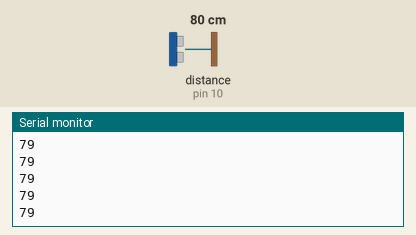
A sketch run on a simulated Arduino Uno, built with avr-gcc and run on an emulated ATmega328P. Shown: the last lines printed to the serial monitor. Wiring (inferred from the names in the program): ultrasonic range finder: trigger pin 9; echo pin 10. The test bench sets the inputs (shaded band); at power-on: distance to the obstacle (sensor on pin 10) 80 cm. The echo pulse lasts 58.3 µs per cm.

Above: at 1.2 s.
1.3 s: distance to the obstacle (sensor on pin 10) set to 2 cm
At 1.37 s:
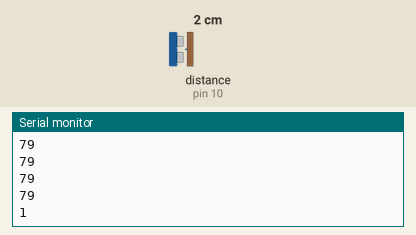
2.8 s: distance to the obstacle (sensor on pin 10) set to 4 cm
At 2.89 s:
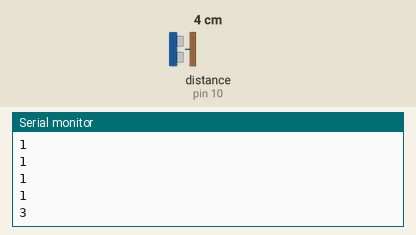
Timing chart, 0 to 5.8 s (numbered marks = the images above; inputs shaded):
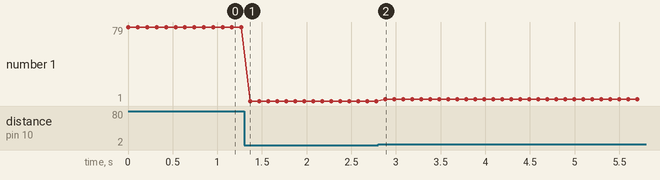

Measured:
- after the input at 1.3 s, the serial monitor: prints a new line after 0.07 s (image 1)
- after the input at 2.8 s, the serial monitor: prints a new line after 0.08 s (image 2)
- plotted number 1: 79 → 1 after the input at 1.3 s, 1 → 3 after the input at 2.8 s

The sketch:

Wired_Arduino.ino
```cpp
#include <Arduino.h>

const int trigPin = 9;
const int echoPin = 10;

long duration;
float distanceCm;

void setup() {
    Serial.begin(115200);  // High baud rate for fast streaming
    pinMode(trigPin, OUTPUT);
    pinMode(echoPin, INPUT);
}

void loop() {
    // 1. Trigger the sensor
    digitalWrite(trigPin, LOW);
    delayMicroseconds(2);

    digitalWrite(trigPin, HIGH);
    delayMicroseconds(10);
    digitalWrite(trigPin, LOW);

    // 2. Read the echo pulse
    duration = pulseIn(echoPin, HIGH, 20000);

    if (duration == 0) {
        Serial.println(-1);  // Error reading
    } else {
        // Calculate the distance (speed of sound is 340 m/s or 0.034 cm/us)
        distanceCm = duration * 0.0343 / 2;
        Serial.println((int)distanceCm);  // Print distance to Serial port
    }

    delay(100);  // 100ms interval
}
```
